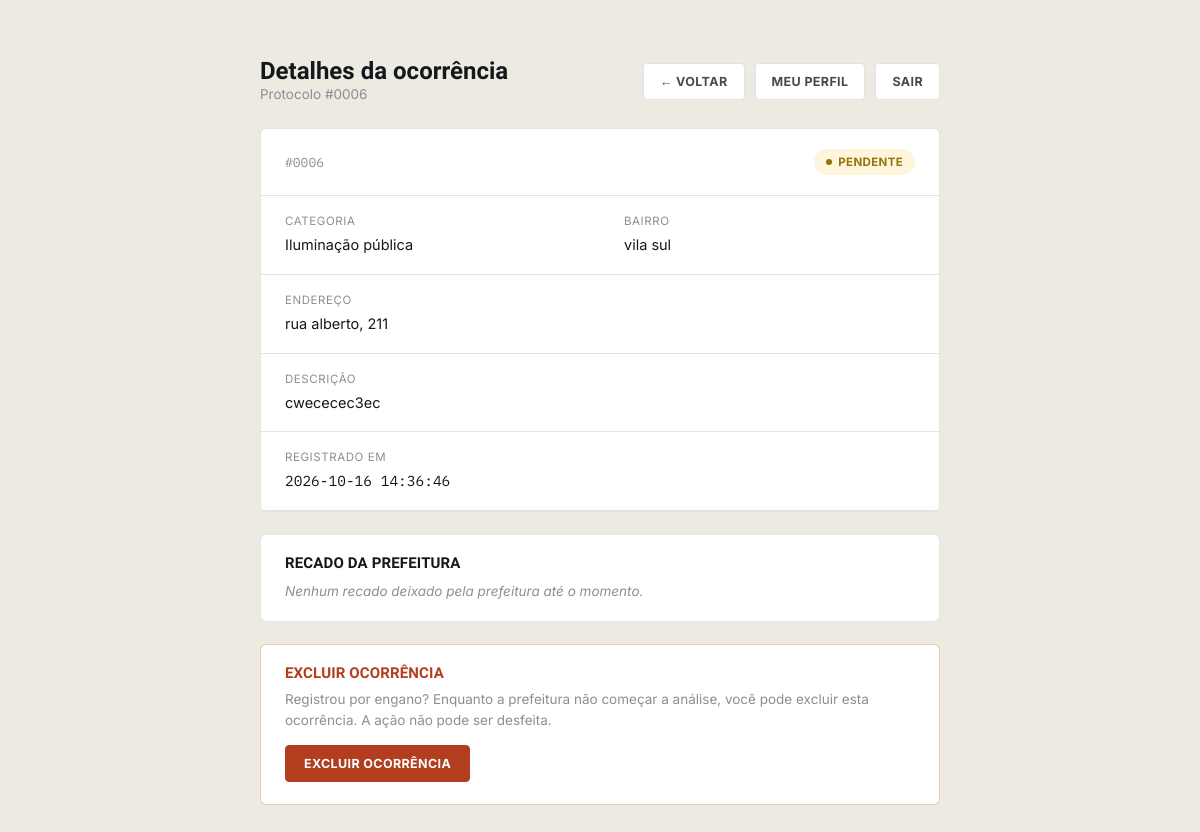
The page /php/ocorrencia.php?id=6 (signed in) on the database its author committed.
### tables this page shows
CREATE TABLE `ocorrencias` (
  `id` int(11) NOT NULL,
  `usuario_id` int(11) NOT NULL,
  `categoria` varchar(80) NOT NULL,
  `bairro` varchar(120) NOT NULL,
  `endereco` varchar(200) NOT NULL,
  `descricao` text NOT NULL,
  `foto_path` varchar(255) DEFAULT NULL,
  `status` enum('pendente','em_analise','resolvido') NOT NULL DEFAULT 'pendente',
  `recado_adm` text DEFAULT NULL,
  `recado_atualizado_em` datetime DEFAULT NULL,
  `criado_em` datetime NOT NULL DEFAULT current_timestamp()
);

### php/ocorrencia.php (the view, shortened to what this page needs)
<?php
require __DIR__ . '/config.php';
$ehAdmin = isset($_SESSION['tipo']) && $_SESSION['tipo'] === 'admin';
$voltarHref = $ehAdmin ? 'paineladm.php' : 'painel.php';
$id = isset($_GET['id']) ? (int) $_GET['id'] : 0;
$statusInfo = [
    'pendente'   => ['label' => 'Pendente',   'classe' => 'pendente'],
    'em_analise' => ['label' => 'Em análise', 'classe' => 'analise'],
    'resolvido'  => ['label' => 'Resolvido',  'classe' => 'resolvido'],
];
$stmt = $pdo->prepare('
    SELECT o.*, u.nome AS nome_cidadao, u.email AS email_cidadao
    FROM ocorrencias o
    JOIN usuarios u ON o.usuario_id = u.id
    WHERE o.id = ?
');
$stmt->execute([$id]);
$o = $stmt->fetch();
$info = $statusInfo[$o['status']];
$podeExcluir = $ehAdmin || $o['status'] === 'pendente';
?>
<!DOCTYPE html>
<html lang="pt-BR">
<head>
<link rel="stylesheet" href="../style.css">
</head>
<body style="background:var(--concrete);">
<div class="painel-wrap">
  <div class="painel-top">
    <div>
      <h1>Detalhes da ocorrência</h1>
      <div class="sub">Protocolo #<?= str_pad((string) $o['id'], 4, '0', STR_PAD_LEFT) ?></div>
    </div>
    <div class="painel-actions">
      <a class="btn-line" href="<?= htmlspecialchars($voltarHref) ?>">&larr; Voltar</a>
      <a class="btn-line" href="perfil.php">Meu perfil</a>
      <a class="btn-line" href="logout.php">Sair</a>
    </div>
  </div>
  <div class="detail-card">
    <div class="detail-head">
      <span class="proto">#<?= str_pad((string) $o['id'], 4, '0', STR_PAD_LEFT) ?></span>
      <span class="pill <?= $info['classe'] ?>"><?= $info['label'] ?></span>
    </div>
    <div class="detail-grid">
      <div class="detail-item">
        <div class="k">Categoria</div>
        <div class="v"><?= htmlspecialchars($o['categoria']) ?></div>
      </div>
      <div class="detail-item">
        <div class="k">Bairro</div>
        <div class="v"><?= htmlspecialchars($o['bairro']) ?></div>
      </div>
      <div class="detail-item full">
        <div class="k">Endereço</div>
        <div class="v"><?= htmlspecialchars($o['endereco']) ?></div>
      </div>
      <div class="detail-item full">
        <div class="k">Descrição</div>
        <div class="v"><?= nl2br(htmlspecialchars($o['descricao'])) ?></div>
      </div>
      <div class="detail-item <?= $ehAdmin ? '' : 'full' ?>">
        <div class="k">Registrado em</div>
        <div class="v mono"><?= htmlspecialchars($o['criado_em']) ?></div>
      </div>
    </div>
  </div>
  <div class="recado-box">
    <h2>Recado da prefeitura</h2>
    <?php if (!empty($o['recado_adm'])): ?>
      <div class="recado-atual"><?= nl2br(htmlspecialchars($o['recado_adm'])) ?></div>
      <?php if (!empty($o['recado_atualizado_em'])): ?>
        <div class="recado-data">Atualizado em <?= htmlspecialchars($o['recado_atualizado_em']) ?></div>
      <?php endif; ?>
    <?php elseif (!$ehAdmin): ?>
      <p class="recado-vazio">Nenhum recado deixado pela prefeitura até o momento.</p>
    <?php endif; ?>
  </div>
  <div class="excluir-box">
    <h2>Excluir ocorrência</h2>
    <?php if ($podeExcluir): ?>
      <p>
        <?= $ehAdmin
            ? 'A ocorrência será removida definitivamente do sistema, junto com a foto enviada pelo cidadão.'
            : 'Registrou por engano? Enquanto a prefeitura não começar a análise, você pode excluir esta ocorrência. A ação não pode ser desfeita.' ?>
      </p>
      <form method="POST" action="excluir.php" onsubmit="return confirm('Tem certeza que deseja excluir esta ocorrência? Essa ação não pode ser desfeita.');">
        <button class="btn-excluir" type="submit">Excluir ocorrência</button>
      </form>
    <?php else: ?>
      <p>Esta ocorrência já está em análise pela prefeitura e não pode mais ser excluída.</p>
    <?php endif; ?>
  </div>
</div>
</body>
</html>

### style.css (style rules this page uses)
:root { --asphalt:#14181D; --asphalt-2:#1D242B; --concrete:#EDEAE1; --concrete-2:#E1DCCF; --signal:#FFC53D; --signal-2:#F2A900; --municipal:#2E4A6B; --municipal-2:#3E6591; --alert:#E85A32; --ok:#3E9C6F; --ink:#14181D; --paper:#FBF9F4; --line: rgba(20,24,29,0.12); --line-light: rgba(251,249,244,0.16); }
* { box-sizing:border-box; margin:0; padding:0; }
html { scroll-behavior:smooth; }
body { background:var(--paper); color:var(--ink); font-family:'Inter', sans-serif; -webkit-font-smoothing:antialiased; overflow-x:hidden; }
h1,h2,h3,.display { font-family:'Big Shoulders Display', sans-serif; text-transform:uppercase; letter-spacing:0.01em; line-height:0.92; }
.mono { font-family:'IBM Plex Mono', monospace; }
a { color:inherit; }
.pill { justify-self:start; font-size:11.5px; font-weight:700; text-transform:uppercase; letter-spacing:0.03em; padding:6px 12px; border-radius:20px; display:inline-flex; align-items:center; gap:6px; }
.pill::before { content:''; width:6px; height:6px; border-radius:50%; background:currentColor; }
.pill.pendente { background:rgba(255,197,61,0.18); color:#95740A; }

### php/ocorrencia.php (style rules this page uses)
.painel-wrap { max-width:720px; margin:0 auto; padding:60px 20px; }
.painel-top { display:flex; justify-content:space-between; align-items:center; margin-bottom:26px; flex-wrap:wrap; gap:14px; }
.painel-top h1 { font-size:24px; font-weight:800; text-transform:none; letter-spacing:0; }
.painel-top .sub { font-size:13.5px; color:#8A8F96; margin-top:4px; }
.painel-actions { display:flex; gap:10px; }
.btn-line { border:1px solid var(--line); background:#fff; color:#454B52; padding:10px 16px; border-radius:4px; font-size:12.5px; font-weight:700; text-transform:uppercase; letter-spacing:0.03em; text-decoration:none; }
.detail-card { background:#fff; border:1px solid var(--line); border-radius:6px; overflow:hidden; margin-bottom:22px; }
.detail-head { padding:20px 24px; border-bottom:1px solid var(--line); display:flex; justify-content:space-between; align-items:center; gap:14px; flex-wrap:wrap; }
.detail-head .proto { font-family:'IBM Plex Mono', monospace; font-size:13px; color:#8A8F96; }
.detail-grid { display:grid; grid-template-columns:1fr 1fr; gap:0; }
.detail-item { padding:18px 24px; border-bottom:1px solid var(--line); }
.detail-item.full { grid-column:1 / -1; }
.detail-item .k { font-size:11.5px; text-transform:uppercase; letter-spacing:0.05em; color:#8A8F96; margin-bottom:6px; }
.detail-item .v { font-size:14.5px; color:var(--ink); line-height:1.5; }
.recado-box { background:#fff; border:1px solid var(--line); border-radius:6px; padding:22px 24px; margin-bottom:22px; }
.recado-box h2 { font-size:15px; font-weight:700; margin:0 0 12px; }
.recado-vazio { font-size:13.5px; color:#8A8F96; font-style:italic; }
.excluir-box { background:#fff; border:1px solid rgba(232,90,50,0.35); border-radius:6px; padding:22px 24px; }
.excluir-box h2 { font-size:15px; font-weight:700; margin:0 0 8px; color:#B23D1F; }
.excluir-box p { font-size:13.5px; color:#8A8F96; line-height:1.55; margin:0 0 14px; }
.btn-excluir { border:1px solid #B23D1F; background:#B23D1F; color:#fff; padding:10px 18px; border-radius:4px; font-size:12.5px; font-weight:700; text-transform:uppercase; letter-spacing:0.03em; cursor:pointer; font-family:'Inter', sans-serif; }

### rows shown on the page
ocorrencias: id "0006", status "PENDENTE", categoria "Iluminação pública", bairro "vila sul", endereco "rua alberto, 211", descricao "cwececec3ec", criado_em "2026-10-16 14:36:46"
